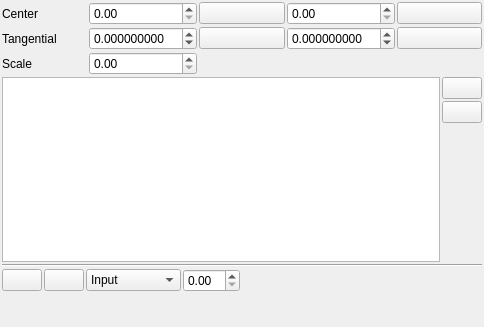
<?xml version="1.0" encoding="UTF-8"?>
<ui version="4.0">
 <class>LensCorrectionParametresContolWidget</class>
 <widget class="QWidget" name="LensCorrectionParametresContolWidget">
  <property name="geometry">
   <rect>
    <x>0</x>
    <y>0</y>
    <width>484</width>
    <height>327</height>
   </rect>
  </property>
  <property name="windowTitle">
   <string>Form</string>
  </property>
  <layout class="QGridLayout" name="gridLayout">
   <property name="leftMargin">
    <number>2</number>
   </property>
   <property name="topMargin">
    <number>2</number>
   </property>
   <property name="rightMargin">
    <number>2</number>
   </property>
   <property name="bottomMargin">
    <number>2</number>
   </property>
   <property name="spacing">
    <number>2</number>
   </property>
   <item row="6" column="0" colspan="5">
    <layout class="QGridLayout" name="gridLayout_2">
     <property name="spacing">
      <number>2</number>
     </property>
     <item row="1" column="1">
      <widget class="QPushButton" name="addPowerButton">
       <property name="text">
        <string/>
       </property>
       <property name="icon">
        <iconset resource="../../resources/main.qrc">
         <normaloff>:/new/prefix1/plus.png</normaloff>:/new/prefix1/plus.png</iconset>
       </property>
       <property name="iconSize">
        <size>
         <width>24</width>
         <height>24</height>
        </size>
       </property>
      </widget>
     </item>
     <item row="0" column="1">
      <widget class="QPushButton" name="delPowerButton">
       <property name="text">
        <string/>
       </property>
       <property name="icon">
        <iconset resource="../../resources/main.qrc">
         <normaloff>:/new/prefix1/minus.png</normaloff>:/new/prefix1/minus.png</iconset>
       </property>
       <property name="iconSize">
        <size>
         <width>24</width>
         <height>24</height>
        </size>
       </property>
      </widget>
     </item>
     <item row="0" column="0" rowspan="3">
      <widget class="QTableWidget" name="koefTableWidget">
       <property name="sizePolicy">
        <sizepolicy hsizetype="Expanding" vsizetype="Preferred">
         <horstretch>0</horstretch>
         <verstretch>0</verstretch>
        </sizepolicy>
       </property>
      </widget>
     </item>
    </layout>
   </item>
   <item row="0" column="1">
    <widget class="QDoubleSpinBox" name="centerXSpinBox">
     <property name="maximum">
      <double>99999.990000000005239</double>
     </property>
    </widget>
   </item>
   <item row="0" column="0">
    <widget class="QLabel" name="centerLabel">
     <property name="text">
      <string>Center</string>
     </property>
    </widget>
   </item>
   <item row="0" column="3">
    <widget class="QDoubleSpinBox" name="centerYSpinBox">
     <property name="maximum">
      <double>99999.990000000005239</double>
     </property>
    </widget>
   </item>
   <item row="9" column="0">
    <spacer name="verticalSpacer">
     <property name="orientation">
      <enum>Qt::Vertical</enum>
     </property>
     <property name="sizeHint" stdset="0">
      <size>
       <width>20</width>
       <height>40</height>
      </size>
     </property>
    </spacer>
   </item>
   <item row="5" column="0">
    <widget class="QLabel" name="label_13">
     <property name="text">
      <string>Scale</string>
     </property>
    </widget>
   </item>
   <item row="5" column="1">
    <widget class="QDoubleSpinBox" name="scaleSpinBox"/>
   </item>
   <item row="0" column="2">
    <widget class="QPushButton" name="resetCxPushButton">
     <property name="text">
      <string/>
     </property>
     <property name="icon">
      <iconset resource="../../resources/main.qrc">
       <normaloff>:/new/prefix1/bullet_blue.png</normaloff>:/new/prefix1/bullet_blue.png</iconset>
     </property>
     <property name="iconSize">
      <size>
       <width>24</width>
       <height>24</height>
      </size>
     </property>
    </widget>
   </item>
   <item row="1" column="0">
    <widget class="QLabel" name="label_14">
     <property name="text">
      <string>Tangential</string>
     </property>
    </widget>
   </item>
   <item row="1" column="1">
    <widget class="QDoubleSpinBox" name="tangential1SpinBox">
     <property name="decimals">
      <number>9</number>
     </property>
     <property name="minimum">
      <double>-99.000000000000000</double>
     </property>
     <property name="singleStep">
      <double>0.000100000000000</double>
     </property>
    </widget>
   </item>
   <item row="1" column="2">
    <widget class="QPushButton" name="resetP1PushButton">
     <property name="text">
      <string/>
     </property>
     <property name="icon">
      <iconset resource="../../resources/main.qrc">
       <normaloff>:/new/prefix1/bullet_blue.png</normaloff>:/new/prefix1/bullet_blue.png</iconset>
     </property>
     <property name="iconSize">
      <size>
       <width>24</width>
       <height>24</height>
      </size>
     </property>
    </widget>
   </item>
   <item row="1" column="3">
    <widget class="QDoubleSpinBox" name="tangential2SpinBox">
     <property name="decimals">
      <number>9</number>
     </property>
     <property name="minimum">
      <double>-99.000000000000000</double>
     </property>
     <property name="singleStep">
      <double>0.000100000000000</double>
     </property>
    </widget>
   </item>
   <item row="0" column="4">
    <widget class="QPushButton" name="resetCxPushButton_3">
     <property name="text">
      <string/>
     </property>
     <property name="icon">
      <iconset resource="../../resources/main.qrc">
       <normaloff>:/new/prefix1/bullet_blue.png</normaloff>:/new/prefix1/bullet_blue.png</iconset>
     </property>
     <property name="iconSize">
      <size>
       <width>24</width>
       <height>24</height>
      </size>
     </property>
    </widget>
   </item>
   <item row="1" column="4">
    <widget class="QPushButton" name="resetP2PushButton">
     <property name="text">
      <string/>
     </property>
     <property name="icon">
      <iconset resource="../../resources/main.qrc">
       <normaloff>:/new/prefix1/bullet_blue.png</normaloff>:/new/prefix1/bullet_blue.png</iconset>
     </property>
     <property name="iconSize">
      <size>
       <width>24</width>
       <height>24</height>
      </size>
     </property>
    </widget>
   </item>
   <item row="8" column="0" colspan="5">
    <layout class="QGridLayout" name="gridLayout_3">
     <item row="0" column="2">
      <widget class="QComboBox" name="exampleComboBox">
       <item>
        <property name="text">
         <string>Input</string>
        </property>
       </item>
       <item>
        <property name="text">
         <string>Corrected</string>
        </property>
       </item>
       <item>
        <property name="text">
         <string>Inverse</string>
        </property>
       </item>
       <item>
        <property name="text">
         <string>Backproject</string>
        </property>
       </item>
       <item>
        <property name="text">
         <string>Diff</string>
        </property>
       </item>
       <item>
        <property name="text">
         <string>Field</string>
        </property>
       </item>
      </widget>
     </item>
     <item row="0" column="1">
      <widget class="QPushButton" name="levelGraphButton_2">
       <property name="icon">
        <iconset resource="../../resources/main.qrc">
         <normaloff>:/new/prefix1/picture_save.png</normaloff>:/new/prefix1/picture_save.png</iconset>
       </property>
       <property name="iconSize">
        <size>
         <width>24</width>
         <height>24</height>
        </size>
       </property>
      </widget>
     </item>
     <item row="0" column="0">
      <widget class="QPushButton" name="graphButton">
       <property name="icon">
        <iconset resource="../../resources/main.qrc">
         <normaloff>:/new/prefix1/Line Chart.png</normaloff>:/new/prefix1/Line Chart.png</iconset>
       </property>
       <property name="iconSize">
        <size>
         <width>24</width>
         <height>24</height>
        </size>
       </property>
      </widget>
     </item>
     <item row="0" column="4">
      <spacer name="horizontalSpacer">
       <property name="orientation">
        <enum>Qt::Horizontal</enum>
       </property>
       <property name="sizeHint" stdset="0">
        <size>
         <width>40</width>
         <height>20</height>
        </size>
       </property>
      </spacer>
     </item>
     <item row="0" column="3">
      <widget class="QDoubleSpinBox" name="brightSpinBox"/>
     </item>
    </layout>
   </item>
   <item row="7" column="0" colspan="5">
    <widget class="Line" name="line">
     <property name="orientation">
      <enum>Qt::Horizontal</enum>
     </property>
    </widget>
   </item>
  </layout>
 </widget>
 <resources>
  <include location="../../resources/main.qrc"/>
 </resources>
 <connections>
  <connection>
   <sender>delPowerButton</sender>
   <signal>released()</signal>
   <receiver>LensCorrectionParametresContolWidget</receiver>
   <slot>delPower()</slot>
   <hints>
    <hint type="sourcelabel">
     <x>466</x>
     <y>109</y>
    </hint>
    <hint type="destinationlabel">
     <x>354</x>
     <y>66</y>
    </hint>
   </hints>
  </connection>
  <connection>
   <sender>addPowerButton</sender>
   <signal>released()</signal>
   <receiver>LensCorrectionParametresContolWidget</receiver>
   <slot>addPower()</slot>
   <hints>
    <hint type="sourcelabel">
     <x>466</x>
     <y>138</y>
    </hint>
    <hint type="destinationlabel">
     <x>438</x>
     <y>75</y>
    </hint>
   </hints>
  </connection>
  <connection>
   <sender>graphButton</sender>
   <signal>released()</signal>
   <receiver>LensCorrectionParametresContolWidget</receiver>
   <slot>showGraphDialog()</slot>
   <hints>
    <hint type="sourcelabel">
     <x>29</x>
     <y>288</y>
    </hint>
    <hint type="destinationlabel">
     <x>50</x>
     <y>317</y>
    </hint>
   </hints>
  </connection>
  <connection>
   <sender>levelGraphButton_2</sender>
   <signal>released()</signal>
   <receiver>LensCorrectionParametresContolWidget</receiver>
   <slot>loadExample()</slot>
   <hints>
    <hint type="sourcelabel">
     <x>71</x>
     <y>288</y>
    </hint>
    <hint type="destinationlabel">
     <x>93</x>
     <y>316</y>
    </hint>
   </hints>
  </connection>
  <connection>
   <sender>exampleComboBox</sender>
   <signal>currentIndexChanged(int)</signal>
   <receiver>LensCorrectionParametresContolWidget</receiver>
   <slot>exampleShow()</slot>
   <hints>
    <hint type="sourcelabel">
     <x>178</x>
     <y>290</y>
    </hint>
    <hint type="destinationlabel">
     <x>330</x>
     <y>175</y>
    </hint>
   </hints>
  </connection>
  <connection>
   <sender>resetCxPushButton</sender>
   <signal>released()</signal>
   <receiver>LensCorrectionParametresContolWidget</receiver>
   <slot>resetCx()</slot>
   <hints>
    <hint type="sourcelabel">
     <x>247</x>
     <y>22</y>
    </hint>
    <hint type="destinationlabel">
     <x>239</x>
     <y>76</y>
    </hint>
   </hints>
  </connection>
  <connection>
   <sender>resetP1PushButton</sender>
   <signal>released()</signal>
   <receiver>LensCorrectionParametresContolWidget</receiver>
   <slot>resetP1()</slot>
   <hints>
    <hint type="sourcelabel">
     <x>259</x>
     <y>53</y>
    </hint>
    <hint type="destinationlabel">
     <x>260</x>
     <y>72</y>
    </hint>
   </hints>
  </connection>
  <connection>
   <sender>resetCxPushButton_3</sender>
   <signal>released()</signal>
   <receiver>LensCorrectionParametresContolWidget</receiver>
   <slot>resetCy()</slot>
   <hints>
    <hint type="sourcelabel">
     <x>467</x>
     <y>11</y>
    </hint>
    <hint type="destinationlabel">
     <x>481</x>
     <y>79</y>
    </hint>
   </hints>
  </connection>
  <connection>
   <sender>resetP2PushButton</sender>
   <signal>released()</signal>
   <receiver>LensCorrectionParametresContolWidget</receiver>
   <slot>resetP2()</slot>
   <hints>
    <hint type="sourcelabel">
     <x>456</x>
     <y>48</y>
    </hint>
    <hint type="destinationlabel">
     <x>454</x>
     <y>82</y>
    </hint>
   </hints>
  </connection>
 </connections>
 <slots>
  <slot>delPower()</slot>
  <slot>addPower()</slot>
  <slot>showGraphDialog()</slot>
  <slot>loadExample()</slot>
  <slot>exampleShow()</slot>
  <slot>resetCx()</slot>
  <slot>resetCy()</slot>
  <slot>resetP1()</slot>
  <slot>resetP2()</slot>
 </slots>
</ui>
